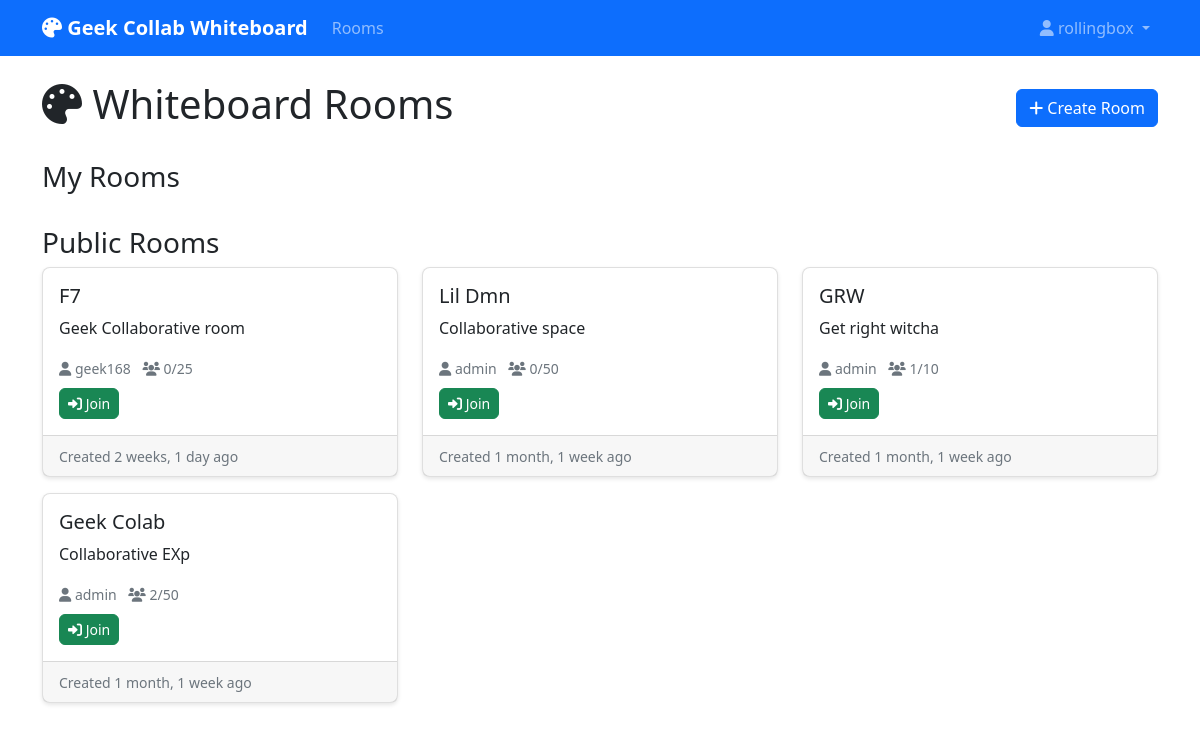
Page /api/ (signed in) on the committed database.
### whiteboard/models.py (models this page shows, shortened)
class Room(models.Model):
    id = models.UUIDField(primary_key=True, default=uuid.uuid4, editable=False)
    name = models.CharField(max_length=100)
    description = models.TextField(blank=True)
    created_by = models.ForeignKey(User, on_delete=models.CASCADE, related_name='created_rooms')
    created_at = models.DateTimeField(default=timezone.now)
    updated_at = models.DateTimeField(auto_now=True)
    is_public = models.BooleanField(default=False)
    password = models.CharField(max_length=100, blank=True, null=True)
    max_users = models.IntegerField(default=50)
    background_color = models.CharField(max_length=7, default='#ffffff')
    grid_enabled = models.BooleanField(default=False)
    class Meta:
        ordering = ['-created_at']
    @property
    def active_users_count(self):
        return self.participants.filter(is_active=True).count()

### whiteboard/views.py (the view)
# urls.py: path('', room_list, name='home'),
def room_list(request):
    if request.user.is_authenticated:
        rooms = Room.objects.filter(
            Q(is_public=True) |
            Q(created_by=request.user) |
            Q(participants__user=request.user)
        ).distinct().order_by('-created_at')
    else:
        rooms = Room.objects.filter(is_public=True).order_by('-created_at')
    context = {'rooms': rooms}
    return render(request, 'whiteboard/room_list.html', context)

### templates/whiteboard/room_list.html (shortened to what this page needs)
{% extends 'base.html' %}
{% load static %}
{% block content %}
<div class="container mt-4">
    <div class="row">
        <div class="col-12">
            <div class="d-flex justify-content-between align-items-center mb-4">
                <h1><i class="fas fa-palette"></i> Whiteboard Rooms</h1>
                {% if user.is_authenticated %}
                    <button class="btn btn-primary" data-bs-toggle="modal" data-bs-target="#createRoomModal">
                        <i class="fas fa-plus"></i> Create Room
                    </button>
                {% endif %}
            </div>
        </div>
    </div>
    {% if user.is_authenticated %}
        <div class="row mb-4">
            <div class="col-12">
                <h3>My Rooms</h3>
            </div>
        </div>
    {% endif %}
    <div class="row">
        <div class="col-12">
            <h3>Public Rooms</h3>
            <div class="row">
                {% for room in rooms %}
                    {% if room.is_public %}
                        <div class="col-md-6 col-lg-4 mb-3">
                            <div class="card h-100">
                                <div class="card-body">
                                    <h5 class="card-title">{{ room.name }}</h5>
                                    <p class="card-text">{{ room.description|truncatewords:20 }}</p>
                                    <div class="mb-2">
                                        <small class="text-muted">
                                            <i class="fas fa-user"></i> {{ room.created_by.username }}
                                            <i class="fas fa-users ms-2"></i> {{ room.active_users_count }}/{{ room.max_users }}
                                        </small>
                                    </div>
                                    {% if user.is_authenticated %}
                                        <a href="{% url 'whiteboard:room' room.id %}" class="btn btn-success btn-sm">
                                            <i class="fas fa-sign-in-alt"></i> Join
                                        </a>
                                    {% else %}
                                        <a href="{% url 'users:login' %}" class="btn btn-outline-primary btn-sm">
                                            Login to Join
                                        </a>
                                    {% endif %}
                                </div>
                                <div class="card-footer text-muted">
                                    <small>Created {{ room.created_at|timesince }} ago</small>
                                </div>
                            </div>
                        </div>
                    {% endif %}
                {% endfor %}
            </div>
        </div>
    </div>
</div>
{% endblock %}

### templates/base.html (shortened to what this page needs)
<!DOCTYPE html>
<html lang="en">
<head>
    <link href="https://cdn.jsdelivr.net/npm/bootstrap@5.1.3/dist/css/bootstrap.min.css" rel="stylesheet">
    <link rel="stylesheet" href="https://cdnjs.cloudflare.com/ajax/libs/font-awesome/6.0.0/css/all.min.css">
    <link rel="stylesheet" href="{% load static %}{% static 'css/style.css' %}">
</head>
<body>
    <nav class="navbar navbar-expand-lg navbar-dark bg-primary">
        <div class="container">
            <a class="navbar-brand" href="{% url 'home' %}">
                <i class="fas fa-palette"></i> Geek Collab Whiteboard
            </a>
            <div class="collapse navbar-collapse" id="navbarNav">
                <ul class="navbar-nav me-auto">
                    <li class="nav-item">
                        <a class="nav-link" href="{% url 'home' %}">Rooms</a>
                    </li>
                </ul>
                <ul class="navbar-nav">
                    {% if user.is_authenticated %}
                        <li class="nav-item dropdown">
                            <a class="nav-link dropdown-toggle" href="#" role="button" data-bs-toggle="dropdown">
                                <i class="fas fa-user"></i> {{ user.username }}
                            </a>
                        </li>
                    {% endif %}
                </ul>
            </div>
        </div>
    </nav>
    <main>
        {% block content %}{% endblock %}
    </main>
</body>
</html>

### static/css/style.css (style rules this page uses)
.card { border-radius: 8px; box-shadow: 0 2px 4px rgba(0, 0, 0, 0.1); transition: box-shadow 0.15s ease-in-out; }
.btn { border-radius: 6px; transition: all 0.15s ease-in-out; }
.navbar-brand { font-weight: 600; }

### rows in the picture
Room: name "F7", description "Geek Collaborative room", created_by.username "geek168", active_users_count "0", max_users "25", created_at "2 weeks, 1 day"
Room: name "Lil Dmn", description "Collaborative space", created_by.username "admin", active_users_count "0", max_users "50", created_at "1 month, 1 week"
Room: name "GRW", description "Get right witcha", created_by.username "admin", active_users_count "1", max_users "10", created_at "1 month, 1 week"
Room: name "Geek Colab", description "Collaborative EXp", created_by.username "admin", active_users_count "2", max_users "50", created_at "1 month, 1 week"

### other values in the picture
{{ user.username }} "rollingbox"
